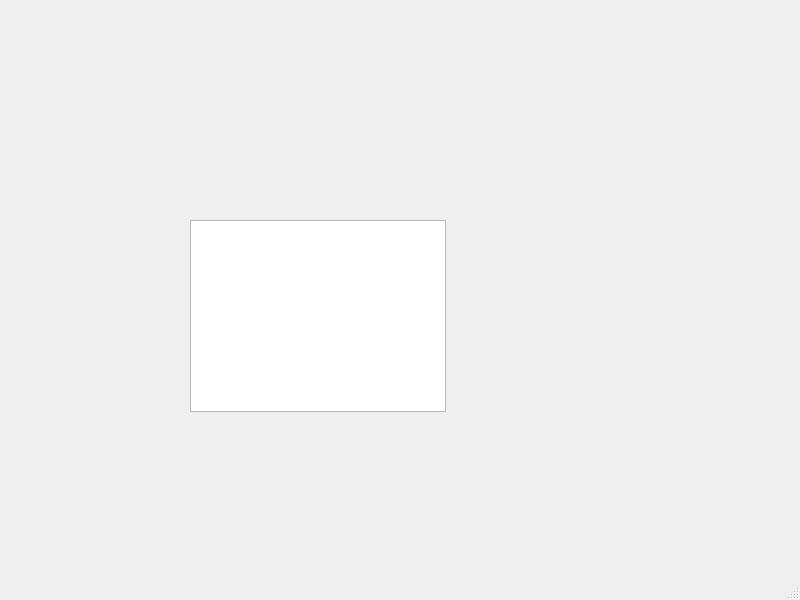
<?xml version="1.0" encoding="UTF-8"?>
<ui version="4.0">
 <class>MainWindow</class>
 <widget class="QMainWindow" name="MainWindow">
  <property name="geometry">
   <rect>
    <x>0</x>
    <y>0</y>
    <width>800</width>
    <height>600</height>
   </rect>
  </property>
  <property name="windowTitle">
   <string>MainWindow</string>
  </property>
  <widget class="QWidget" name="centralwidget">
   <widget class="QListView" name="listView">
    <property name="geometry">
     <rect>
      <x>190</x>
      <y>220</y>
      <width>256</width>
      <height>192</height>
     </rect>
    </property>
   </widget>
  </widget>
  <widget class="QMenuBar" name="menubar">
   <property name="geometry">
    <rect>
     <x>0</x>
     <y>0</y>
     <width>800</width>
     <height>25</height>
    </rect>
   </property>
  </widget>
  <widget class="QStatusBar" name="statusbar"/>
 </widget>
 <resources/>
 <connections/>
</ui>
